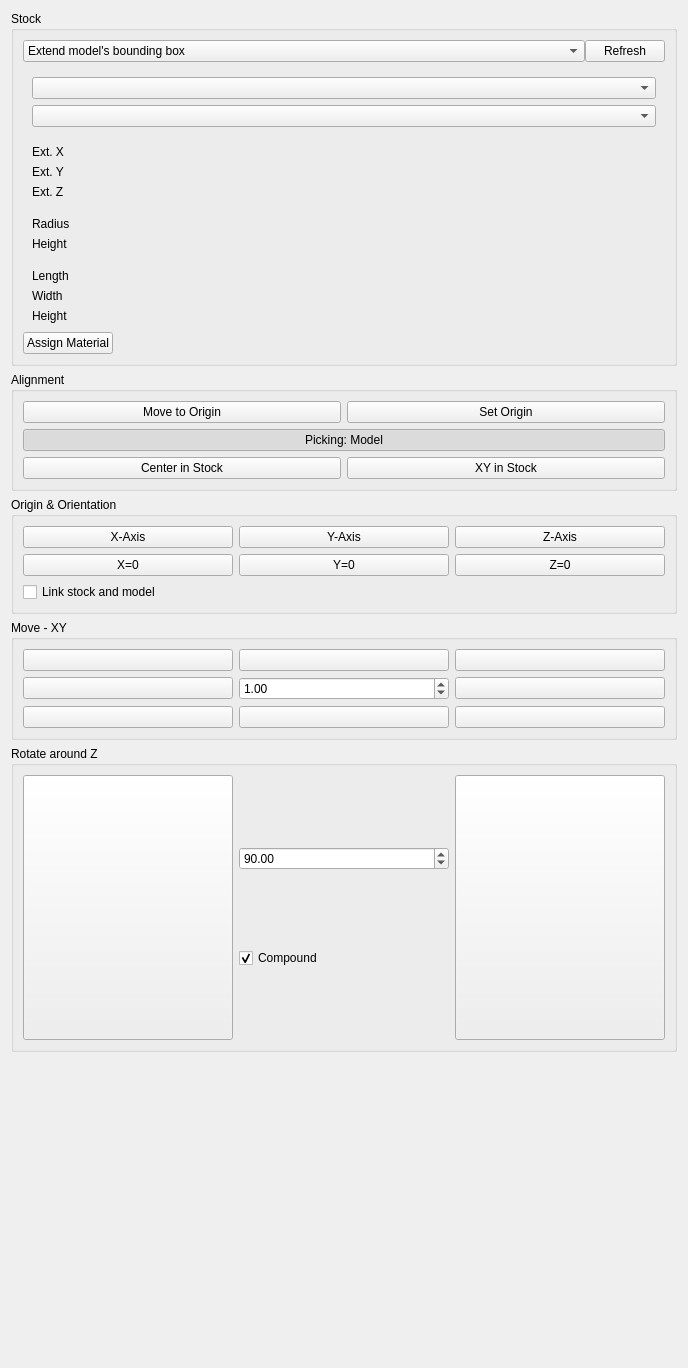
      <widget class="QWidget" name="page_3">
       <property name="geometry">
        <rect>
         <x>0</x>
         <y>0</y>
         <width>688</width>
         <height>1368</height>
        </rect>
       </property>
       <attribute name="label">
        <string>Layout</string>
       </attribute>
       <layout class="QVBoxLayout" name="verticalLayout_9">
        <item>
         <widget class="QGroupBox" name="stockGroup">
          <property name="title">
           <string>Stock</string>
          </property>
          <layout class="QVBoxLayout" name="verticalLayout_5">
           <property name="spacing">
            <number>0</number>
           </property>
           <item>
            <layout class="QHBoxLayout" name="horizontalLayout_5">
             <item>
              <widget class="QComboBox" name="stock">
               <property name="sizePolicy">
                <sizepolicy hsizetype="MinimumExpanding" vsizetype="Fixed">
                 <horstretch>0</horstretch>
                 <verstretch>0</verstretch>
                </sizepolicy>
               </property>
               <property name="toolTip">
                <string>Sets the stock creation method: box (explicit dimensions), cylinder, bounding box extension of the model (default), or an existing solid from the document.</string>
               </property>
               <property name="currentIndex">
                <number>2</number>
               </property>
               <item>
                <property name="text">
                 <string>Create box</string>
                </property>
               </item>
               <item>
                <property name="text">
                 <string>Create cylinder</string>
                </property>
               </item>
               <item>
                <property name="text">
                 <string>Extend model's bounding box</string>
                </property>
               </item>
               <item>
                <property name="text">
                 <string>Use existing solid</string>
                </property>
               </item>
              </widget>
             </item>
             <item>
              <widget class="QPushButton" name="refreshStock">
               <property name="text">
                <string>Refresh</string>
               </property>
               <property name="toolTip">
                <string>Recreates the stock from the current settings. Useful after changing the model bounding box or stock parameters.</string>
               </property>
              </widget>
             </item>
            </layout>
           </item>
           <item>
            <spacer name="horizontalSpacer">
             <property name="orientation">
              <enum>Qt::Horizontal</enum>
             </property>
             <property name="sizeHint" stdset="0">
              <size>
               <width>40</width>
               <height>6</height>
              </size>
             </property>
            </spacer>
           </item>
           <item>
            <widget class="QFrame" name="stockFromExisting">
             <layout class="QGridLayout" name="gridLayout_8">
              <item row="0" column="1">
               <widget class="QComboBox" name="stockExisting"/>
              </item>
              <item row="1" column="1">
               <widget class="QComboBox" name="comboBox"/>
              </item>
             </layout>
            </widget>
           </item>
           <item>
            <widget class="QFrame" name="stockFromBase">
             <layout class="QGridLayout" name="gridLayout_9">
              <property name="columnStretch">
               <string notr="true">0,0,1,1</string>
              </property>
              <item row="0" column="1">
               <widget class="QLabel" name="stockExtXLabel">
                <property name="text">
                 <string>Ext. X</string>
                </property>
               </widget>
              </item>
              <item row="0" column="2">
               <widget class="Gui::QuantitySpinBox" name="stockExtXneg">
                <property name="sizePolicy">
                 <sizepolicy hsizetype="Expanding" vsizetype="Fixed">
                  <horstretch>0</horstretch>
                  <verstretch>0</verstretch>
                 </sizepolicy>
                </property>
               </widget>
              </item>
              <item row="0" column="3">
               <widget class="Gui::QuantitySpinBox" name="stockExtXpos">
                <property name="sizePolicy">
                 <sizepolicy hsizetype="Expanding" vsizetype="Fixed">
                  <horstretch>0</horstretch>
                  <verstretch>0</verstretch>
                 </sizepolicy>
                </property>
               </widget>
              </item>
              <item row="1" column="1">
               <widget class="QLabel" name="stockExtYLabel">
                <property name="text">
                 <string>Ext. Y</string>
                </property>
               </widget>
              </item>
              <item row="1" column="2">
               <widget class="Gui::QuantitySpinBox" name="stockExtYneg">
                <property name="sizePolicy">
                 <sizepolicy hsizetype="Expanding" vsizetype="Fixed">
                  <horstretch>0</horstretch>
                  <verstretch>0</verstretch>
                 </sizepolicy>
                </property>
               </widget>
              </item>
              <item row="1" column="3">
               <widget class="Gui::QuantitySpinBox" name="stockExtYpos">
                <property name="sizePolicy">
                 <sizepolicy hsizetype="Expanding" vsizetype="Fixed">
                  <horstretch>0</horstretch>
                  <verstretch>0</verstretch>
                 </sizepolicy>
                </property>
               </widget>
              </item>
              <item row="2" column="1">
               <widget class="QLabel" name="stockExtZLabel">
                <property name="text">
                 <string>Ext. Z</string>
                </property>
               </widget>
              </item>
              <item row="2" column="2">
               <widget class="Gui::QuantitySpinBox" name="stockExtZneg">
                <property name="sizePolicy">
                 <sizepolicy hsizetype="Expanding" vsizetype="Fixed">
                  <horstretch>0</horstretch>
                  <verstretch>0</verstretch>
                 </sizepolicy>
                </property>
               </widget>
              </item>
              <item row="2" column="3">
               <widget class="Gui::QuantitySpinBox" name="stockExtZpos">
                <property name="sizePolicy">
                 <sizepolicy hsizetype="Expanding" vsizetype="Fixed">
                  <horstretch>0</horstretch>
                  <verstretch>0</verstretch>
                 </sizepolicy>
                </property>
               </widget>
              </item>
             </layout>
            </widget>
           </item>
           <item>
            <widget class="QFrame" name="stockCreateCylinder">
             <layout class="QGridLayout" name="gridLayout_10">
              <item row="0" column="1">
               <widget class="QLabel" name="stockCylinderRadiusLabel">
                <property name="text">
                 <string>Radius</string>
                </property>
               </widget>
              </item>
              <item row="0" column="2">
               <widget class="Gui::QuantitySpinBox" name="stockCylinderRadius"/>
              </item>
              <item row="1" column="1">
               <widget class="QLabel" name="stockCylinderHeightLabel">
                <property name="text">
                 <string>Height</string>
                </property>
               </widget>
              </item>
              <item row="1" column="2">
               <widget class="Gui::QuantitySpinBox" name="stockCylinderHeight"/>
              </item>
             </layout>
            </widget>
           </item>
           <item>
            <widget class="QFrame" name="stockCreateBox">
             <layout class="QGridLayout" name="gridLayout_11">
              <item row="0" column="1">
               <widget class="QLabel" name="stockBoxLengthLabel">
                <property name="text">
                 <string>Length</string>
                </property>
               </widget>
              </item>
              <item row="0" column="2">
               <widget class="Gui::QuantitySpinBox" name="stockBoxLength"/>
              </item>
              <item row="1" column="1">
               <widget class="QLabel" name="stockBoxWidthLabel">
                <property name="text">
                 <string>Width</string>
                </property>
               </widget>
              </item>
              <item row="1" column="2">
               <widget class="Gui::QuantitySpinBox" name="stockBoxWidth"/>
              </item>
              <item row="2" column="1">
               <widget class="QLabel" name="stockBoxHeightLabel">
                <property name="text">
                 <string>Height</string>
                </property>
               </widget>
              </item>
              <item row="2" column="2">
               <widget class="Gui::QuantitySpinBox" name="stockBoxHeight"/>
              </item>
             </layout>
            </widget>
           </item>
           <item>
            <layout class="QHBoxLayout" name="materialRowLayout">
             <item>
              <widget class="QPushButton" name="btnMaterial">
               <property name="sizePolicy">
                <sizepolicy hsizetype="Fixed" vsizetype="Fixed">
                 <horstretch>0</horstretch>
                 <verstretch>0</verstretch>
                </sizepolicy>
               </property>
               <property name="toolTip">
                <string>Assign stock material</string>
               </property>
               <property name="text">
                <string>Assign Material</string>
               </property>
               <property name="icon">
                <iconset resource="../../../../Material/Gui/Resources/Material.qrc">
                 <normaloff>:/icons/MaterialWorkbench.svg</normaloff>:/icons/MaterialWorkbench.svg</iconset>
               </property>
              </widget>
             </item>
             <item>
              <widget class="QLabel" name="materialLabel">
               <property name="sizePolicy">
                <sizepolicy hsizetype="Expanding" vsizetype="Preferred">
                 <horstretch>1</horstretch>
                 <verstretch>0</verstretch>
                </sizepolicy>
               </property>
               <property name="toolTip">
                <string>Stock material currently assigned. Click the material button to change.</string>
               </property>
               <property name="text">
                <string/>
               </property>
               <property name="textInteractionFlags">
                <set>Qt::TextSelectableByMouse</set>
               </property>
              </widget>
             </item>
            </layout>
           </item>
          </layout>
         </widget>
        </item>
        <item>
         <widget class="QGroupBox" name="modelAlignGroup">
          <property name="title">
           <string>Alignment</string>
          </property>
          <layout class="QGridLayout" name="gridLayout_2">
           <item row="0" column="0">
            <widget class="QPushButton" name="moveToOrigin">
             <property name="text">
              <string>Move to Origin</string>
             </property>
            </widget>
           </item>
           <item row="0" column="1">
            <widget class="QPushButton" name="setOrigin">
             <property name="text">
              <string>Set Origin</string>
             </property>
             <property name="toolTip">
              <string>Sets the model origin to a selected point, either a vertex or the center of the selected face. The picking button controls whether selection targets the stock or the model.</string>
             </property>
            </widget>
           </item>
           <item row="1" column="0" colspan="2">
            <widget class="QPushButton" name="pickTargetToggle">
             <property name="text">
              <string>Picking: Model</string>
             </property>
             <property name="toolTip">
              <string>Toggle whether origin/axis picks target the Model (default) or the Stock. Useful when Stock and Model overlap and the desired vertex is hidden.</string>
             </property>
             <property name="checkable">
              <bool>true</bool>
             </property>
             <property name="checked">
              <bool>true</bool>
             </property>
            </widget>
           </item>
           <item row="2" column="0">
            <widget class="QPushButton" name="centerInStock">
             <property name="text">
              <string>Center in Stock</string>
             </property>
            </widget>
           </item>
           <item row="2" column="1">
            <widget class="QPushButton" name="centerInStockXY">
             <property name="text">
              <string>XY in Stock</string>
             </property>
            </widget>
           </item>
          </layout>
         </widget>
        </item>
        <item>
         <widget class="QGroupBox" name="modelSetGroup">
          <property name="title">
           <string>Origin &amp;&amp; Orientation</string>
          </property>
          <property name="toolTip">
           <string>Positions the model so a picked edge defines an axis and a picked vertex zeros the model on that axis. The G54-G59 fixture is set on the output tab.</string>
          </property>
          <layout class="QGridLayout" name="gridLayout_5">
           <item row="0" column="0">
            <widget class="QPushButton" name="modelSetXAxis">
             <property name="text">
              <string>X-Axis</string>
             </property>
             <property name="toolTip">
              <string>Rotates the model so a picked edge becomes the X-axis</string>
             </property>
            </widget>
           </item>
           <item row="0" column="1">
            <widget class="QPushButton" name="modelSetYAxis">
             <property name="text">
              <string>Y-Axis</string>
             </property>
             <property name="toolTip">
              <string>Rotates the model so a picked edge becomes the Y-axis</string>
             </property>
            </widget>
           </item>
           <item row="0" column="2">
            <widget class="QPushButton" name="modelSetZAxis">
             <property name="text">
              <string>Z-Axis</string>
             </property>
             <property name="toolTip">
              <string>Rotates the model so a picked edge becomes the Z-axis</string>
             </property>
            </widget>
           </item>
           <item row="1" column="0">
            <widget class="QPushButton" name="modelSetX0">
             <property name="text">
              <string>X=0</string>
             </property>
             <property name="toolTip">
              <string>Translates the model so the picked vertex has X = 0</string>
             </property>
            </widget>
           </item>
           <item row="1" column="1">
            <widget class="QPushButton" name="modelSetY0">
             <property name="text">
              <string>Y=0</string>
             </property>
             <property name="toolTip">
              <string>Translates the model so the picked vertex has Y = 0</string>
             </property>
            </widget>
           </item>
           <item row="1" column="2">
            <widget class="QPushButton" name="modelSetZ0">
             <property name="text">
              <string>Z=0</string>
             </property>
             <property name="toolTip">
              <string>Translates the model so the picked vertex has Z = 0</string>
             </property>
            </widget>
           </item>
           <item row="2" column="0">
            <widget class="QCheckBox" name="linkStockAndModel">
             <property name="text">
              <string>Link stock and model</string>
             </property>
             <property name="toolTip">
              <string>When checked, stock follows model translations and rotations performed in this dialog. When unchecked, stock can be positioned independently of the model.</string>
             </property>
            </widget>
           </item>
          </layout>
         </widget>
        </item>
        <item>
         <widget class="QGroupBox" name="modelMoveGroup">
          <property name="title">
           <string>Move - XY</string>
          </property>
          <layout class="QGridLayout" name="gridLayout_3">
           <item row="0" column="0">
            <widget class="QPushButton" name="modelMoveLeftUp">
             <property name="text">
              <string/>
             </property>
             <property name="icon">
              <iconset resource="../Path.qrc">
               <normaloff>:/icons/arrow-left-up.svg</normaloff>:/icons/arrow-left-up.svg</iconset>
             </property>
             <property name="iconSize">
              <size>
               <width>32</width>
               <height>32</height>
              </size>
             </property>
            </widget>
           </item>
           <item row="0" column="1">
            <widget class="QPushButton" name="modelMoveUp">
             <property name="text">
              <string/>
             </property>
             <property name="icon">
              <iconset resource="../Path.qrc">
               <normaloff>:/icons/arrow-up.svg</normaloff>:/icons/arrow-up.svg</iconset>
             </property>
             <property name="iconSize">
              <size>
               <width>32</width>
               <height>32</height>
              </size>
             </property>
            </widget>
           </item>
           <item row="0" column="2">
            <widget class="QPushButton" name="modelMoveRightUp">
             <property name="text">
              <string/>
             </property>
             <property name="icon">
              <iconset resource="../Path.qrc">
               <normaloff>:/icons/arrow-right-up.svg</normaloff>:/icons/arrow-right-up.svg</iconset>
             </property>
             <property name="iconSize">
              <size>
               <width>32</width>
               <height>32</height>
              </size>
             </property>
            </widget>
           </item>
           <item row="1" column="0">
            <widget class="QPushButton" name="modelMoveLeft">
             <property name="text">
              <string/>
             </property>
             <property name="icon">
              <iconset resource="../Path.qrc">
               <normaloff>:/icons/arrow-left.svg</normaloff>:/icons/arrow-left.svg</iconset>
             </property>
             <property name="iconSize">
              <size>
               <width>32</width>
               <height>32</height>
              </size>
             </property>
            </widget>
           </item>
           <item row="1" column="1">
            <widget class="QDoubleSpinBox" name="modelMoveValue">
             <property name="minimum">
              <double>-1000.000000000000000</double>
             </property>
             <property name="maximum">
              <double>1000.000000000000000</double>
             </property>
             <property name="value">
              <double>1.000000000000000</double>
             </property>
            </widget>
           </item>
           <item row="1" column="2">
            <widget class="QPushButton" name="modelMoveRight">
             <property name="text">
              <string/>
             </property>
             <property name="icon">
              <iconset resource="../Path.qrc">
               <normaloff>:/icons/arrow-right.svg</normaloff>:/icons/arrow-right.svg</iconset>
             </property>
             <property name="iconSize">
              <size>
               <width>32</width>
               <height>32</height>
              </size>
             </property>
            </widget>
           </item>
           <item row="2" column="0">
            <widget class="QPushButton" name="modelMoveLeftDown">
             <property name="text">
              <string/>
             </property>
             <property name="icon">
              <iconset resource="../Path.qrc">
               <normaloff>:/icons/arrow-left-down.svg</normaloff>:/icons/arrow-left-down.svg</iconset>
             </property>
             <property name="iconSize">
              <size>
               <width>32</width>
               <height>32</height>
              </size>
             </property>
            </widget>
           </item>
           <item row="2" column="1">
            <widget class="QPushButton" name="modelMoveDown">
             <property name="text">
              <string/>
             </property>
             <property name="icon">
              <iconset resource="../Path.qrc">
               <normaloff>:/icons/arrow-down.svg</normaloff>:/icons/arrow-down.svg</iconset>
             </property>
             <property name="iconSize">
              <size>
               <width>32</width>
               <height>32</height>
              </size>
             </property>
            </widget>
           </item>
           <item row="2" column="2">
            <widget class="QPushButton" name="modelMoveRightDown">
             <property name="text">
              <string/>
             </property>
             <property name="icon">
              <iconset resource="../Path.qrc">
               <normaloff>:/icons/arrow-right-down.svg</normaloff>:/icons/arrow-right-down.svg</iconset>
             </property>
             <property name="iconSize">
              <size>
               <width>32</width>
               <height>32</height>
              </size>
             </property>
            </widget>
           </item>
          </layout>
         </widget>
        </item>
        <item>
         <widget class="QGroupBox" name="modelRotateGroup">
          <property name="title">
           <string>Rotate around Z</string>
          </property>
          <property name="toolTip">
           <string>Rotates the model about the Z-axis. When the compound checkbox is enabled, rotations stack cumulatively.</string>
          </property>
          <layout class="QGridLayout" name="gridLayout_6">
           <item row="0" column="0">
            <widget class="QPushButton" name="modelRotateLeft">
             <property name="sizePolicy">
              <sizepolicy hsizetype="Minimum" vsizetype="MinimumExpanding">
               <horstretch>0</horstretch>
               <verstretch>0</verstretch>
              </sizepolicy>
             </property>
             <property name="text">
              <string/>
             </property>
             <property name="icon">
              <iconset resource="../Path.qrc">
               <normaloff>:/icons/arrow-ccw.svg</normaloff>:/icons/arrow-ccw.svg</iconset>
             </property>
             <property name="iconSize">
              <size>
               <width>32</width>
               <height>32</height>
              </size>
             </property>
            </widget>
           </item>
           <item row="0" column="1">
            <layout class="QVBoxLayout" name="verticalLayout_18">
             <property name="leftMargin">
              <number>0</number>
             </property>
             <property name="topMargin">
              <number>0</number>
             </property>
             <property name="rightMargin">
              <number>0</number>
             </property>
             <property name="bottomMargin">
              <number>0</number>
             </property>
             <item>
              <widget class="QDoubleSpinBox" name="modelRotateValue">
               <property name="minimum">
                <double>-180.000000000000000</double>
               </property>
               <property name="maximum">
                <double>360.000000000000000</double>
               </property>
               <property name="value">
                <double>90.000000000000000</double>
               </property>
              </widget>
             </item>
             <item>
              <widget class="QCheckBox" name="modelRotateCompound">
               <property name="text">
                <string>Compound</string>
               </property>
               <property name="toolTip">
                <string>When checked, rotations stack: each press rotates by the value above relative to the current orientation. When unchecked, each press resets and rotates from the original orientation.</string>
               </property>
               <property name="checked">
                <bool>true</bool>
               </property>
              </widget>
             </item>
            </layout>
           </item>
           <item row="0" column="2">
            <widget class="QPushButton" name="modelRotateRight">
             <property name="sizePolicy">
              <sizepolicy hsizetype="Minimum" vsizetype="MinimumExpanding">
               <horstretch>0</horstretch>
               <verstretch>0</verstretch>
              </sizepolicy>
             </property>
             <property name="text">
              <string/>
             </property>
             <property name="icon">
              <iconset resource="../Path.qrc">
               <normaloff>:/icons/arrow-cw.svg</normaloff>:/icons/arrow-cw.svg</iconset>
             </property>
             <property name="iconSize">
              <size>
               <width>32</width>
               <height>32</height>
              </size>
             </property>
            </widget>
           </item>
          </layout>
         </widget>
        </item>
        <item>
         <spacer name="verticalSpacer_2">
          <property name="orientation">
           <enum>Qt::Vertical</enum>
          </property>
          <property name="sizeHint" stdset="0">
           <size>
            <width>20</width>
            <height>195</height>
           </size>
          </property>
         </spacer>
        </item>
       </layout>
      </widget>
